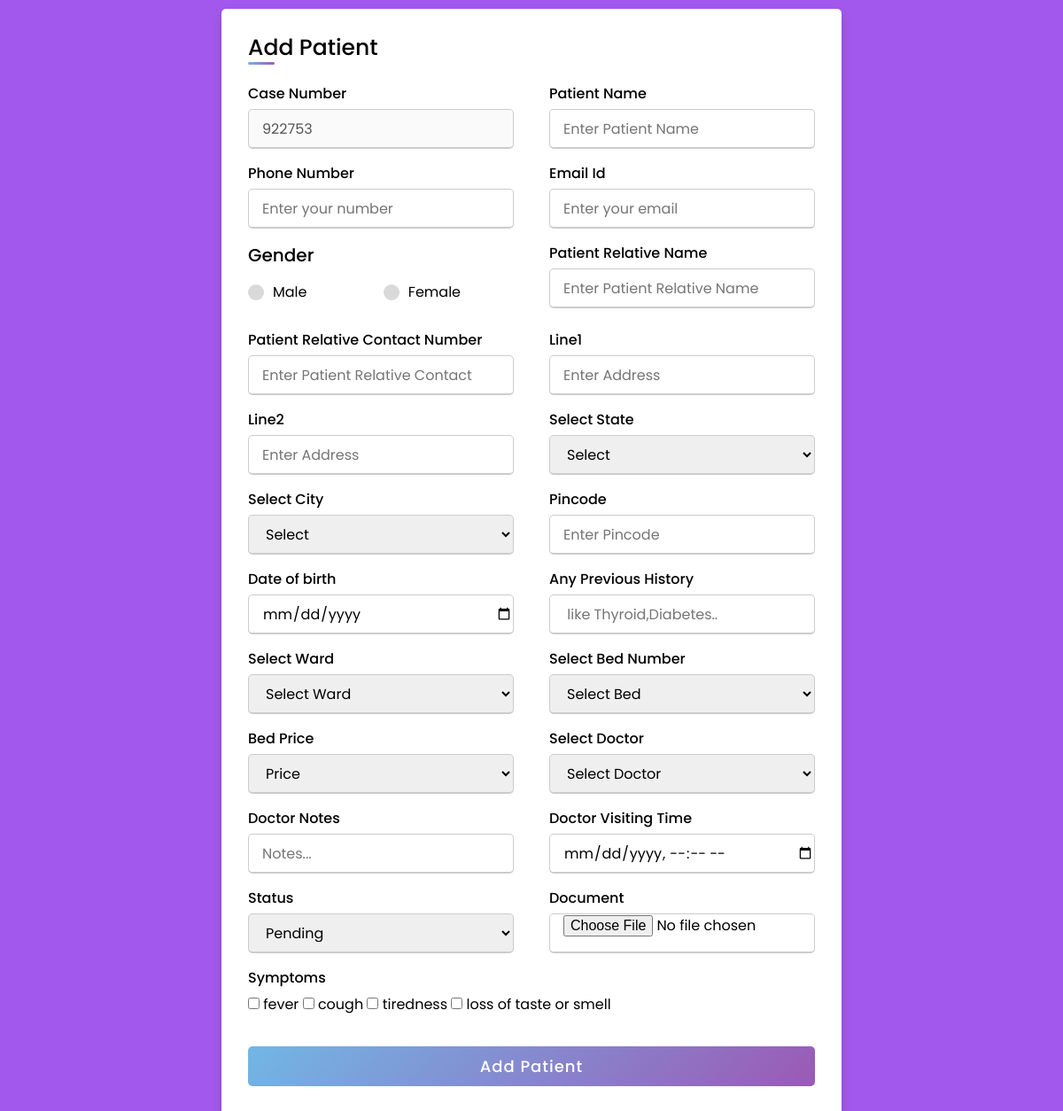
/patient/, run on an earlier commit of the app's database.
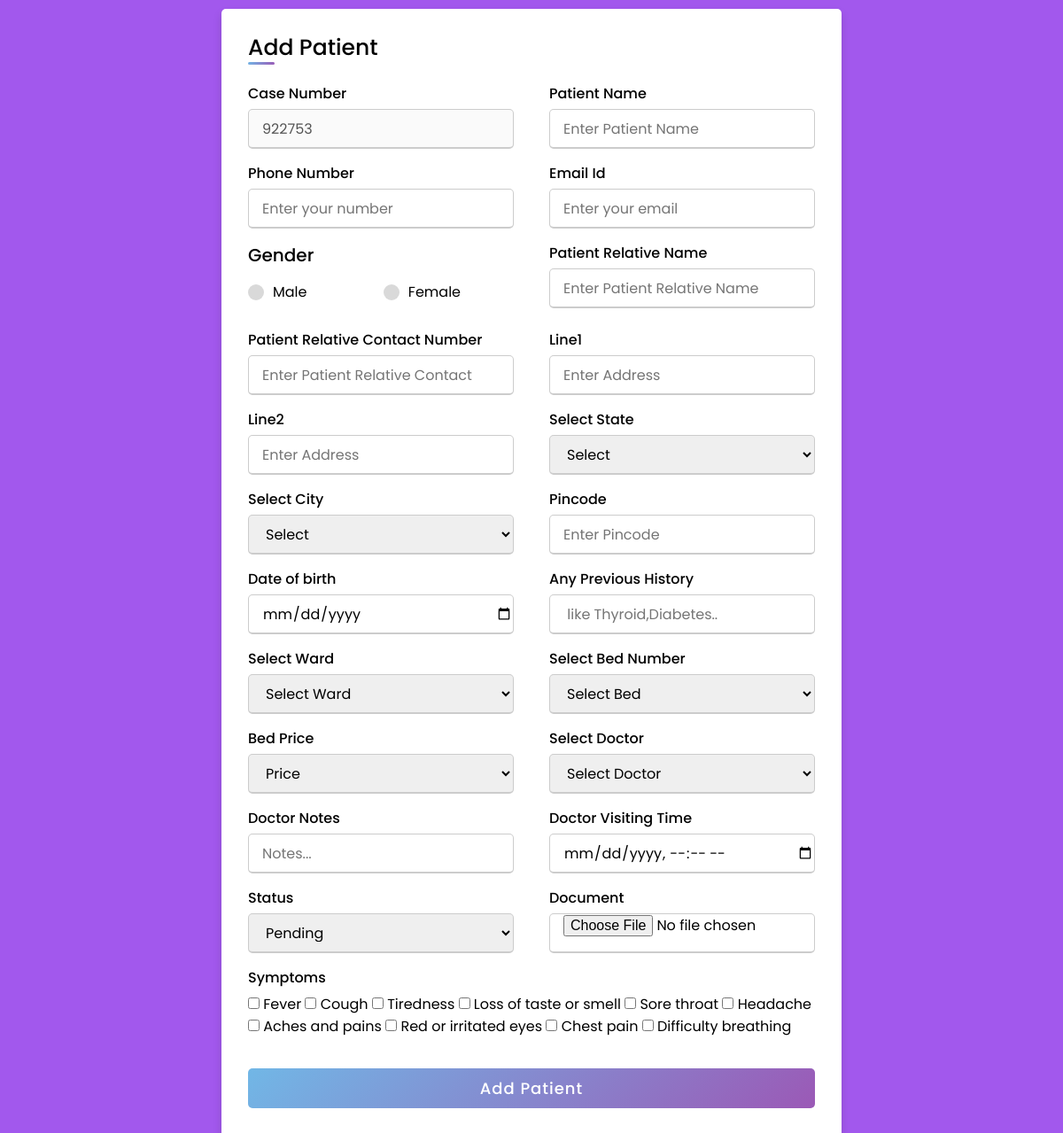
And on a later commit of the database.
### home/models.py (models this page shows)
class Symptoms(models.Model):
    symptomsId = models.AutoField(primary_key=True)
    symptoms = models.CharField(("Symptoms"),max_length=24,unique=True)
    active = models.BooleanField(("Active"))
    def __str__(self):
        return self.symptoms

### home/views.py (the view)
# urls.py: path('patient/',views.patient,name="patient"),
def patient(request):
    wards = Ward.objects.all()
    beds = Bed.objects.all()
    doctors = WardDoctor.objects.all()
    states = State.objects.all()
    cities = City.objects.all()
    symptoms = Symptoms.objects.all()
    return render(request, 'addPatient.html',{"wards":wards,"beds":beds,"doctors":doctors,"states":states,"cities":cities,"symptoms":symptoms})

### home/models.py (called while the page is built)
    def __str__(self):
        return self.wardName

    def __str__(self):
        return self.stateName

### home/templates/addPatient.html (shortened to what the changed rows need)
{% load static %}
<!DOCTYPE html>
<html lang="en" dir="ltr">
    <head>
        <link rel="stylesheet" href="https://use.fontawesome.com/releases/v5.8.1/css/all.css">
        <link rel="stylesheet" href="{% static 'css/addPatient1.css' %}">
    </head>
    <body>
    <div class="container">
    <div class="content">
      <form action="#">
        <div class="user-details">
          <div class="input-box">
            <span class="details">Case Number</span>
            <input type="text" id="caseNumber" placeholder="" disabled>
          </div>
          <div class="input-box">
            <span class="details">Patient Name</span>
            <input type="text" placeholder="Enter Patient Name" required>
          </div>
            <div class="input-box">
                <span class="details">Phone Number</span>
                    <input type="text" placeholder="Enter your number" required>
            </div>
            <div class="input-box">
                <span class="details">Email Id</span>
                    <input type="email" placeholder="Enter your email" required>
            </div>
            <div class="input-box">
                <div class="gender-details">
                </div>
            </div>
            <div class="input-box">
                <span class="details">Patient Relative Name</span>
                    <input type="text" placeholder="Enter Patient Relative Name" required>
            </div>
            <div class="input-box">
                <span class="details">Patient Relative Contact Number</span>
                    <input type="text" placeholder="Enter Patient Relative Contact " required>
            </div>
            <div class="input-box">
                <span class="details">Line1</span>
                    <input type="text" placeholder="Enter Address " required>
            </div>
            <div class="input-box">
                <span class="details">Line2</span>
                    <input type="text" placeholder="Enter Address " required>
            </div>
            <div class="input-box">
                <span class="details">Select State</span>
                    <select id="statess">
                    </select>
            </div>
            <div class="input-box">
                <span class="details">Select City</span>
                    <select id="cities" name="cities">
                    </select>
            </div>
            <div class="input-box">
                <span class="details">Pincode</span>
                    <input type="text" placeholder="Enter Pincode" required>
            </div>
            <div class="input-box">
                <span class="details">Date of birth</span>
                    <input type="date" required>
            </div>
            <div class="input-box">
                <span class="details">Any Previous History</span>
                    <input type="text" placeholder=" like Thyroid,Diabetes.." required>
            </div>
            <div class="input-box">
                <span class="details">Select Ward</span>
                <select id="wardss">
                </select>
            </div>
            <div class="input-box">
                <span class="details">Select Bed Number</span>
                <select id="beds">
                </select>
            </div>
            <div class="input-box">
                <span class="details">Bed Price</span>
                <select id="prices">
                </select>
            </div>
            <div class="input-box">
                <span class="details">Select Doctor</span>
                <select id="doctors">
                </select>
            </div>
            <div class="input-box">
                <span class="details">Doctor Notes</span>
                    <input type="text" placeholder="Notes..." required>
            </div>
            <div class="input-box">
                <span class="details">Doctor Visiting Time</span>
                    <input type="datetime-local" required>
            </div>
            <div class="input-box">
                <span class="details">Status</span>
                <select>
                </select>
            </div>
            <div class="input-box">
                <span class="details">Document</span>
                    <input type="file" required>
            </div>
            <div class="checkboxClass">
                <span class="details" id="symptoms">Symptoms</span>
                {% for i in symptoms %}
                    <input type=checkbox id="symptoms.symptoms"> {{i}}
                {% endfor %}
        </div>
        </div>
      </form>
    </div>
  </div>
</body>
</html>

What changed in the data, as far as the page shows it:
changed Symptoms: symptoms "fever" → "Fever"
changed Symptoms: symptoms "cough" → "Cough"
changed Symptoms: symptoms "tiredness" → "Tiredness"
changed Symptoms: symptoms "loss of taste or smell" → "Loss of taste or smell"
added Symptoms: symptoms "Sore throat"
added Symptoms: symptoms "Headache"
added Symptoms: symptoms "Aches and pains"
added Symptoms: symptoms "Red or irritated eyes"
added Symptoms: symptoms "Chest pain"
added Symptoms: symptoms "Difficulty breathing"
